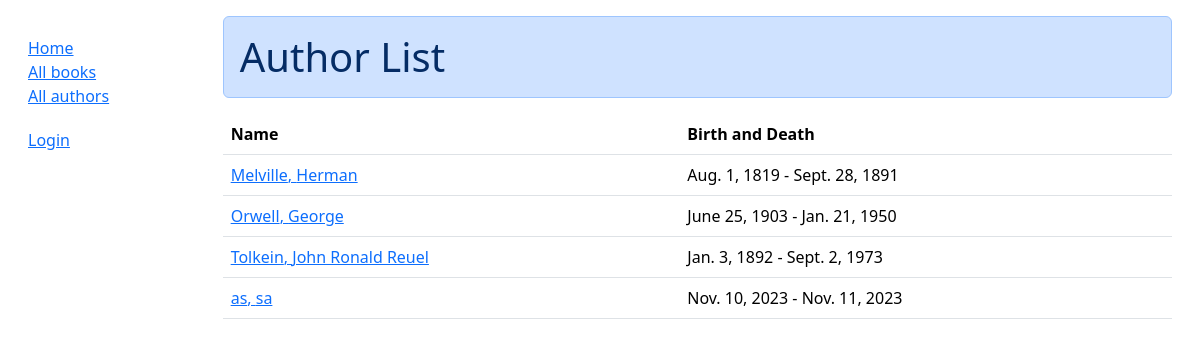
The app's page /catalog/authors/, older data.
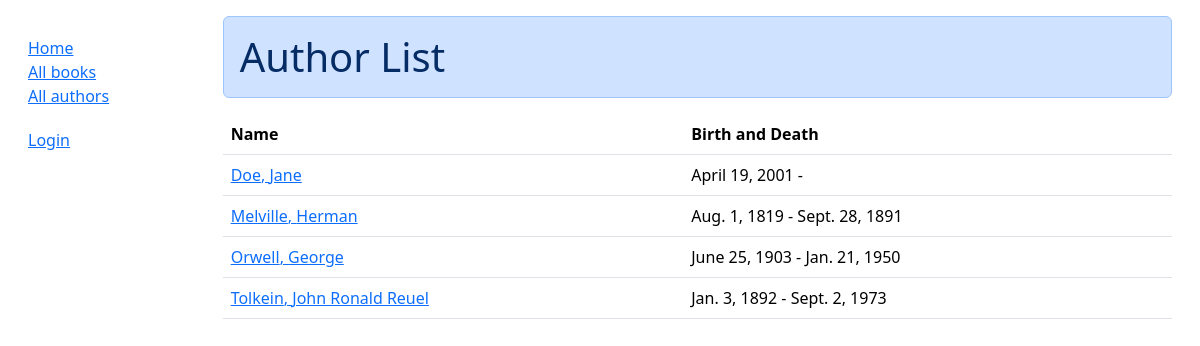
The same page, newer data.
### catalog/models.py (models this page shows, shortened)
class Author(models.Model):
    first_name = models.CharField(max_length=100)
    last_name = models.CharField(max_length=100)
    date_of_birth = models.DateField(null=True, blank=True)
    date_of_death = models.DateField('died', null=True, blank=True)
    class Meta:
        ordering = ['last_name', 'first_name']
    def get_absolute_url(self):
        return reverse('author-detail', args=[str(self.id)])

### catalog/views.py (the view)
# urls.py: path('authors/', views.AuthorListView.as_view(), name='authors'),
class AuthorListView(generic.ListView):
    model = Author

### catalog/templates/catalog/author_list.html
{% extends "base_generic.html" %} {% block content %}
<h1 class="alert alert-primary">Author List</h1>
{% if author_list %}
<table class="table">
  <thead class="thead-dark">
    <tr>
      <th scope="col">Name</th>
      <th scope="col">Birth and Death</th>
    </tr>
  </thead>
  <tbody>
  {% for author in author_list %}
  <tr>
    <td><a href="{{ author.get_absolute_url }}">{{ author.last_name }}, {{author.first_name}}</a></td>
    <td>{{author.date_of_birth}} - {% if author.date_of_death %}{{author.date_of_death}}{% endif %}</td>
  </tr>
  {% endfor %}
</tbody>
</table>
{% else %}
<p>There are no authors in the library.</p>
{% endif %} {% endblock %}

### catalog/templates/base_generic.html (shortened to what this page needs)
<!DOCTYPE html>
<html lang="en">
  <head>
    <link
      href="https://cdn.jsdelivr.net/npm/bootstrap@5.3.3/dist/css/bootstrap.min.css"
      rel="stylesheet"
    />
    {% load static %}
    <link rel="stylesheet" href="{% static 'css/styles.css' %}" />
  </head>
  <body class="m-3">
    <div class="container-fluid">
      <div class="row">
        <div class="col-sm-2">
          {% block sidebar %}
          <ul class="sidebar-nav">
            <li><a href="{% url 'index' %}">Home</a></li>
            <li><a href="{% url 'books' %}">All books</a></li>
            <li><a href="{% url 'authors' %}">All authors</a></li>
          </ul>
          <ul class="sidebar-nav">
            {% if user.is_authenticated %}
            <li>User: {{ user.get_username }}</li>
            <li><a href="{% url 'my-borrowed' %}">My Borrowed</a></li>
            <li>
              <form id="logout-form" method="post" action="{% url 'admin:logout' %}">
                {% csrf_token %}
                <button type="submit" class="btn btn-link">Logout</button>
              </form>
            </li>
            {% else %}
            <li><a href="{% url 'login' %}?next={{ request.path }}">Login</a></li>
            {% endif %}
          </ul>
          {% endblock %}
        </div>
        <div class="col-sm-10">
          {% block content %}{% endblock %}
        </div>
      </div>
    </div>
  </body>
</html>

### catalog/static/css/styles.css (style rules this page uses)
.sidebar-nav { margin-top: 20px; padding: 0; list-style: none; }

Row changes from the older to the newer data that the page shows:
removed Author: last_name "as", first_name "sa", date_of_birth "Nov. 10, 2023", date_of_death "Nov. 11, 2023"
added Author: last_name "Doe", first_name "Jane", date_of_birth "April 19, 2001"
